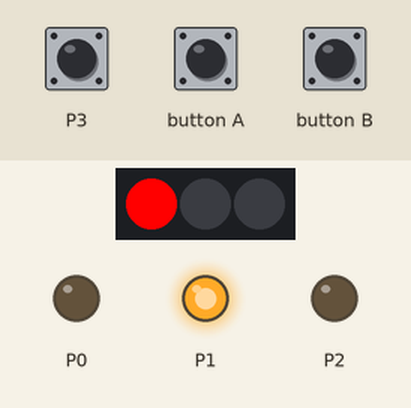
Bench run of a program on a simulated Calliope mini (MakeCode). Shown: 3 RGB LEDs in strip order, left to right, output pins drawn as LEDs (lit = HIGH). The test bench sets the inputs (shaded band).

Above: at 1.2 s.
1.3 s: button A pressed for 0.15 s
At 6.6 s:
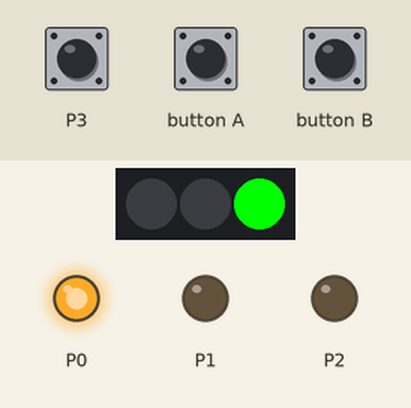
6.9 s: touch pin P3 pressed 5 times (0.12 s each, 0.3 s apart)
At 9.3 s:
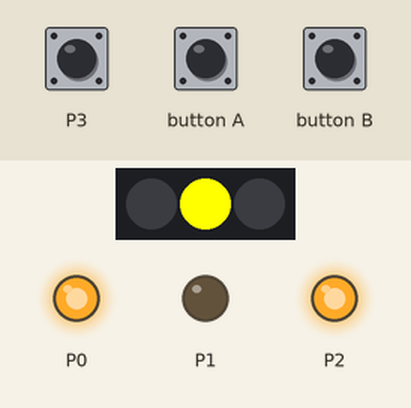
11.0 s: button B pressed for 0.15 s
At 12.9 s:
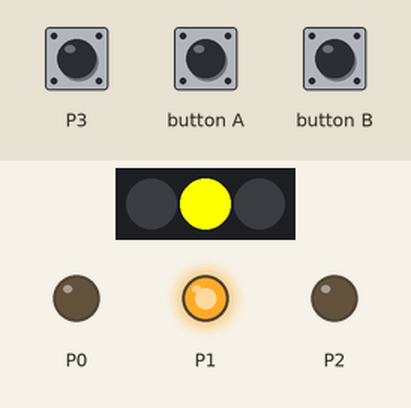
14.1 s: button A pressed for 0.15 s
At 18.0 s:
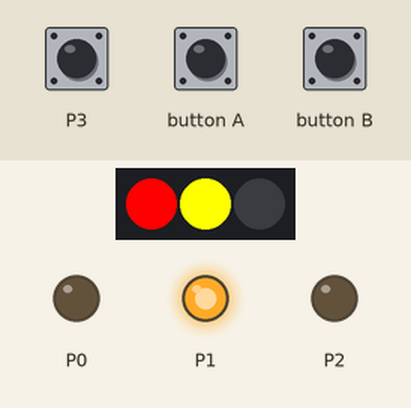
Timing chart, 0 to 19.8 s (numbered marks = the images above; inputs shaded):
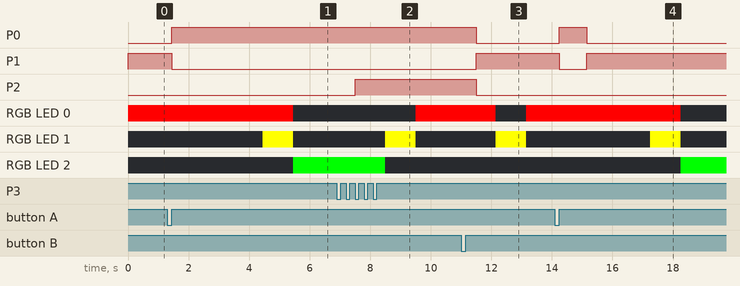

The program:

main.ts
```typescript
function Autoampel_Rot_nach_Gruen () {
    Autoampel_schaltet = 1
    Fussgaenger_Gruen_nach_Rot()
    basic.pause(1000)
    basic.setLedColors(0xff0000, 0xffff00, 0x000000)
    basic.pause(1000)
    basic.setLedColors(0x000000, 0x000000, 0x00ff00)
    Autoampel = 1
    basic.pause(2000)
    Autoampel_schaltet = 0
}
function Autoampel_Gruen_nach_Rot () {
    Autoampel_schaltet = 1
    basic.pause(1000)
    basic.setLedColors(0x000000, 0xffff00, 0x000000)
    basic.pause(1000)
    basic.setLedColors(0xff0000, 0x000000, 0x000000)
    Autoampel = 0
    Autoampel_schaltet = 0
}
input.onButtonEvent(Button.A, input.buttonEventClick(), function () {
    if (Autoampel == 0) {
        if (Fussgaengerampel_schaltet == 0) {
            Autoampel_Rot_nach_Gruen()
        }
    }
})
input.onButtonEvent(Button.B, input.buttonEventClick(), function () {
    if (Fussgaengerampel == 0) {
        if (Autoampel_schaltet == 0) {
            Fussgaenger_Rot_nach_Gruen()
        }
    }
})
function Fussgaenger_Gruen_nach_Rot () {
    Fussgaengerampel_schaltet = 1
    pins.digitalWritePin(DigitalPin.P1, 0)
    pins.digitalWritePin(DigitalPin.P0, 1)
    basic.pause(2000)
    Fussgaengerampel = 0
    Fussgaengerampel_schaltet = 0
}
function Fussgaenger_Rot_nach_Gruen () {
    Fussgaengerampel_schaltet = 1
    pins.digitalWritePin(DigitalPin.P2, 1)
    Autoampel_Gruen_nach_Rot()
    basic.pause(2000)
    // Fussgängerampel rot aus
    pins.digitalWritePin(DigitalPin.P0, 0)
    // Fussgängerampel
    // grün an
    pins.digitalWritePin(DigitalPin.P1, 1)
    // Fussgängerampel
    // 'Signal kommt' aus
    pins.digitalWritePin(DigitalPin.P2, 0)
    Fussgaengerampel = 1
    Fussgaengerampel_schaltet = 0
}
input.onPinTouchEvent(TouchPin.P3, input.buttonEventDown(), function () {
    if (Fussgaengerampel == 0) {
        if (Autoampel_schaltet == 0) {
            Fussgaenger_Rot_nach_Gruen()
        }
    }
})
let Fussgaengerampel_schaltet = 0
let Autoampel_schaltet = 0
let Autoampel = 0
let Fussgaengerampel = 0
basic.setLedColors(0xff0000, 0x000000, 0x000000)
pins.digitalWritePin(DigitalPin.P1, 1)
Fussgaengerampel = 1
Autoampel = 0
Autoampel_schaltet = 0
Fussgaengerampel_schaltet = 0
```

test.ts
```typescript
// Hier kann man Tests durchführen; diese Datei wird nicht kompiliert, wenn dieses Paket als Erweiterung verwendet wird.
```

Measured:
- after the input at 1.3 s, P0: LOW → HIGH after 0.15 s; P1: HIGH → LOW after 0.15 s; RGB LED 0: RGB(255, 0, 0) → off after 4.2 s; RGB LED 1: off → RGB(255, 255, 0) after 3.2 s, → off 1.0 s later; RGB LED 2: off → RGB(0, 255, 0) after 4.2 s
- after the input at 6.9 s, P2: LOW → HIGH after 0.60 s; RGB LED 0: off → RGB(255, 0, 0) after 2.6 s; RGB LED 1: off → RGB(255, 255, 0) after 1.6 s, → off 1.0 s later; RGB LED 2: RGB(0, 255, 0) → off after 1.6 s
- after the input at 11.0 s, RGB LED 0: RGB(255, 0, 0) → off after 1.2 s, → RGB(255, 0, 0) 1.0 s later; RGB LED 1: off → RGB(255, 255, 0) after 1.2 s, → off 1.0 s later
- after the input at 14.1 s, P0: LOW → HIGH after 0.15 s, → LOW 0.90 s later; P1: HIGH → LOW after 0.15 s, → HIGH 0.90 s later; RGB LED 0: RGB(255, 0, 0) → off after 4.2 s; RGB LED 1: off → RGB(255, 255, 0) after 3.2 s, → off 1.0 s later; RGB LED 2: off → RGB(0, 255, 0) after 4.2 s
